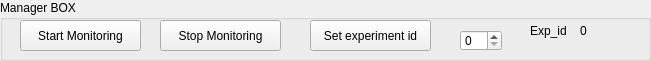
  <widget class="QGroupBox" name="groupBox">
   <property name="geometry">
    <rect>
     <x>0</x>
     <y>20</y>
     <width>651</width>
     <height>61</height>
    </rect>
   </property>
   <property name="title">
    <string>Manager BOX</string>
   </property>
   <widget class="QLabel" name="label_6">
    <property name="geometry">
     <rect>
      <x>530</x>
      <y>20</y>
      <width>41</width>
      <height>21</height>
     </rect>
    </property>
    <property name="text">
     <string>Exp_id</string>
    </property>
   </widget>
   <widget class="QPushButton" name="pushButton_3">
    <property name="geometry">
     <rect>
      <x>20</x>
      <y>20</y>
      <width>121</width>
      <height>31</height>
     </rect>
    </property>
    <property name="text">
     <string>Start Monitoring</string>
    </property>
   </widget>
   <widget class="QSpinBox" name="spinBox">
    <property name="geometry">
     <rect>
      <x>460</x>
      <y>30</y>
      <width>42</width>
      <height>21</height>
     </rect>
    </property>
   </widget>
   <widget class="QPushButton" name="pushButton_15">
    <property name="geometry">
     <rect>
      <x>310</x>
      <y>20</y>
      <width>121</width>
      <height>31</height>
     </rect>
    </property>
    <property name="text">
     <string>Set experiment id</string>
    </property>
   </widget>
   <widget class="QPushButton" name="pushButton_4">
    <property name="geometry">
     <rect>
      <x>160</x>
      <y>20</y>
      <width>121</width>
      <height>31</height>
     </rect>
    </property>
    <property name="text">
     <string>Stop Monitoring</string>
    </property>
   </widget>
   <widget class="QLabel" name="label_7">
    <property name="geometry">
     <rect>
      <x>580</x>
      <y>20</y>
      <width>21</width>
      <height>21</height>
     </rect>
    </property>
    <property name="text">
     <string>0</string>
    </property>
   </widget>
  </widget>
